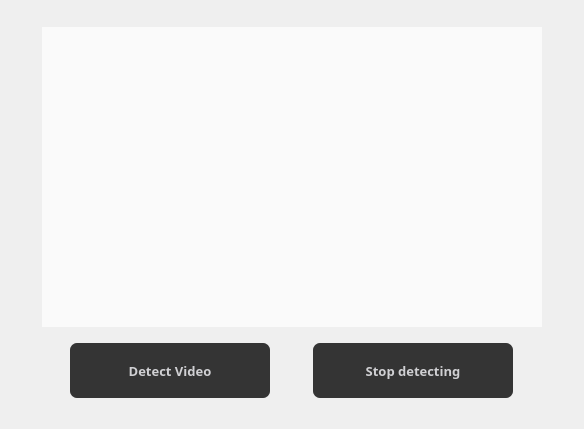
               <widget class="QWidget" name="page_video">
                <layout class="QVBoxLayout" name="verticalLayout_7">
                 <item>
                  <widget class="QFrame" name="f_vid_up">
                   <property name="sizePolicy">
                    <sizepolicy hsizetype="Preferred" vsizetype="Expanding">
                     <horstretch>0</horstretch>
                     <verstretch>1</verstretch>
                    </sizepolicy>
                   </property>
                   <property name="styleSheet">
                    <string notr="true">#f_vid_up{
	background: rgba(0, 0, 0, 0);
}</string>
                   </property>
                   <property name="frameShape">
                    <enum>QFrame::StyledPanel</enum>
                   </property>
                   <property name="frameShadow">
                    <enum>QFrame::Raised</enum>
                   </property>
                   <widget class="QLabel" name="label_2">
                    <property name="geometry">
                     <rect>
                      <x>30</x>
                      <y>4</y>
                      <width>191</width>
                      <height>31</height>
                     </rect>
                    </property>
                    <property name="font">
                     <font>
                      <family>Trebuchet MS</family>
                      <pointsize>15</pointsize>
                      <weight>75</weight>
                      <bold>true</bold>
                     </font>
                    </property>
                    <property name="styleSheet">
                     <string notr="true">QLabel{
	background: rgb(0, 0, 0, 0);
	color: rgb(208, 208, 211);
}</string>
                    </property>
                    <property name="text">
                     <string>Video detection</string>
                    </property>
                   </widget>
                  </widget>
                 </item>
                 <item>
                  <widget class="QFrame" name="f_vid_content">
                   <property name="sizePolicy">
                    <sizepolicy hsizetype="Preferred" vsizetype="Expanding">
                     <horstretch>0</horstretch>
                     <verstretch>16</verstretch>
                    </sizepolicy>
                   </property>
                   <property name="styleSheet">
                    <string notr="true">#f_vid_content{
	background: rgba(0, 0, 0, 0);
}</string>
                   </property>
                   <property name="frameShape">
                    <enum>QFrame::StyledPanel</enum>
                   </property>
                   <property name="frameShadow">
                    <enum>QFrame::Raised</enum>
                   </property>
                   <layout class="QVBoxLayout" name="verticalLayout_8">
                    <property name="leftMargin">
                     <number>30</number>
                    </property>
                    <property name="rightMargin">
                     <number>30</number>
                    </property>
                    <item>
                     <widget class="QLabel" name="vid_detect">
                      <property name="sizePolicy">
                       <sizepolicy hsizetype="Preferred" vsizetype="Expanding">
                        <horstretch>0</horstretch>
                        <verstretch>5</verstretch>
                       </sizepolicy>
                      </property>
                      <property name="minimumSize">
                       <size>
                        <width>500</width>
                        <height>300</height>
                       </size>
                      </property>
                      <property name="styleSheet">
                       <string notr="true">background-color: rgb(255, 255, 255, 180);
padding-left:180px</string>
                      </property>
                      <property name="text">
                       <string/>
                      </property>
                     </widget>
                    </item>
                    <item>
                     <widget class="QFrame" name="frame_btn2">
                      <property name="sizePolicy">
                       <sizepolicy hsizetype="Preferred" vsizetype="Preferred">
                        <horstretch>0</horstretch>
                        <verstretch>1</verstretch>
                       </sizepolicy>
                      </property>
                      <property name="styleSheet">
                       <string notr="true">background: rgba(0, 0, 0, 0);</string>
                      </property>
                      <property name="frameShape">
                       <enum>QFrame::StyledPanel</enum>
                      </property>
                      <property name="frameShadow">
                       <enum>QFrame::Raised</enum>
                      </property>
                      <layout class="QHBoxLayout" name="horizontalLayout_7">
                       <item alignment="Qt::AlignHCenter">
                        <widget class="QPushButton" name="Button_openvid">
                         <property name="minimumSize">
                          <size>
                           <width>200</width>
                           <height>55</height>
                          </size>
                         </property>
                         <property name="font">
                          <font>
                           <family>Tempus Sans ITC</family>
                           <pointsize>10</pointsize>
                           <weight>75</weight>
                           <bold>true</bold>
                          </font>
                         </property>
                         <property name="styleSheet">
                          <string notr="true">QPushButton{
	background: rgb(0, 0, 0, 200);
	border-radius:7px;
	color: rgb(208, 208, 211);
}
QPushButton:pressed{
	padding-left:5px;
	padding-top:5px;
}</string>
                         </property>
                         <property name="text">
                          <string>Detect Video</string>
                         </property>
                        </widget>
                       </item>
                       <item alignment="Qt::AlignHCenter">
                        <widget class="QPushButton" name="Button_stopv">
                         <property name="minimumSize">
                          <size>
                           <width>200</width>
                           <height>55</height>
                          </size>
                         </property>
                         <property name="font">
                          <font>
                           <family>Tempus Sans ITC</family>
                           <pointsize>10</pointsize>
                           <weight>75</weight>
                           <bold>true</bold>
                          </font>
                         </property>
                         <property name="styleSheet">
                          <string notr="true">QPushButton{
	background: rgb(0, 0, 0, 200);
	border-radius:7px;
	color: rgb(208, 208, 211);
}
QPushButton:pressed{
	padding-left:5px;
	padding-top:5px;
}</string>
                         </property>
                         <property name="text">
                          <string>Stop detecting</string>
                         </property>
                        </widget>
                       </item>
                      </layout>
                     </widget>
                    </item>
                   </layout>
                  </widget>
                 </item>
                </layout>
               </widget>
